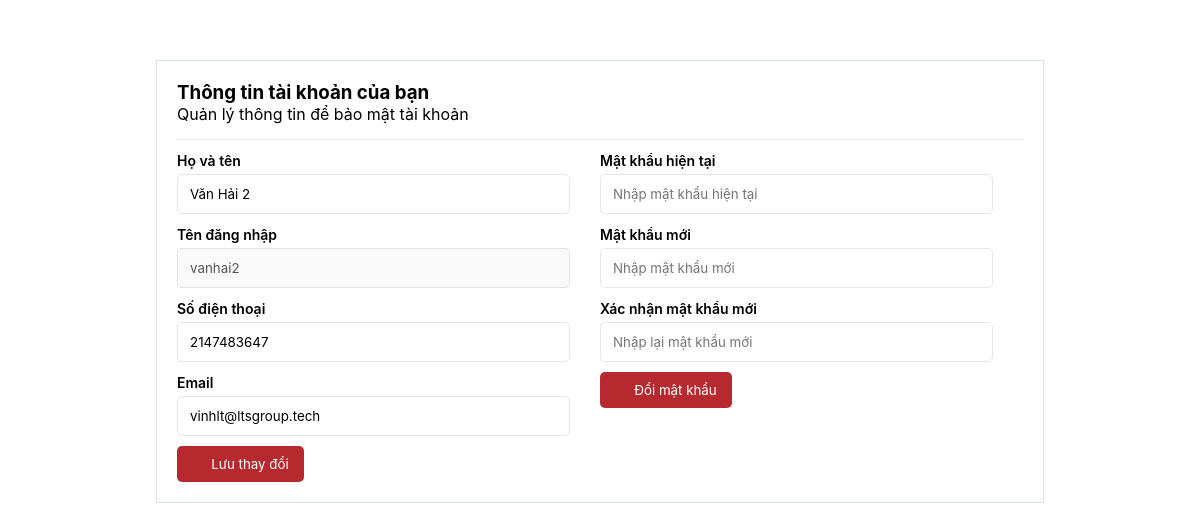
Screenshot of /account.php (signed in) with the database file from the repository.
### tables this page shows
CREATE TABLE `user` (
  `UserID` int(11) NOT NULL,
  `Fullname` varchar(50) NOT NULL,
  `Username` varchar(50) NOT NULL,
  `Password` varchar(255) NOT NULL,
  `Created_time` datetime NOT NULL,
  `UserRole` varchar(20) NOT NULL,
  `Phone` int(11) NOT NULL,
  `Email` varchar(50) NOT NULL
);

### account.php (the view, shortened to what this page needs)
<?php
$servername = "localhost";
$username = "root";
$password = "";
$dbname = "shopbanh";
$conn = new mysqli($servername, $username, $password, $dbname);
$conn->set_charset("utf8");
$username = $_SESSION['username'];
$sql = "SELECT fullname, email, phone FROM user WHERE username='$username'";
$result = $conn->query($sql);
if ($result && $result->num_rows > 0) {
    $row = $result->fetch_assoc();
    $fullname = $row['fullname'];
    $email = $row['email'];
    $phone = $row['phone'];
} else {
    $fullname = $email = $phone = '';
}
?>
<!DOCTYPE html>
<html lang="en">
<head>
    <link rel="stylesheet" href="./assets/css/main.css">
    <link rel="stylesheet" href="./assets/css/home-responsive.css">
    <link rel="stylesheet" href="./assets/font/font-awesome-pro-v6-6.2.0/css/all.min.css"/>
</head>
<body>
<main class="main-wrapper">
    <div class="container" id="account-user">
        <div class="main-account">
            <div class="main-account-header">
                <h3>Thông tin tài khoản của bạn</h3>
                <p>Quản lý thông tin để bảo mật tài khoản</p>
            </div>
            <div class="main-account-body">
                <div class="main-account-body-col">
                    <form action="account.php" method="POST" class="info-user">
                        <div class="form-group">
                            <label for="fullname" class="form-label">Họ và tên</label>
                            <input class="form-control" type="text" name="fullname" id="fullname" placeholder="Nhập họ và tên của bạn" value="<?php echo htmlspecialchars($fullname); ?>" required>
                        </div>
                        <div class="form-group">
                            <label for="username" class="form-label">Tên đăng nhập</label>
                            <input class="form-control" type="text" name="username" id="username" value="<?php echo htmlspecialchars($username); ?>" disabled="true" placeholder="">
                        </div>
                        <div class="form-group">
                            <label for="phone" class="form-label">Số điện thoại</label>
                            <input class="form-control" type="text" name="phone" id="phone" placeholder="Nhập số điện thoại" value="<?php echo htmlspecialchars($phone); ?>" required>
                        </div>
                        <div class="form-group">
                            <label for="email" class="form-label">Email</label>
                            <input class="form-control" type="email" name="email" id="email" placeholder="Nhập email của bạn" value="<?php echo htmlspecialchars($email); ?>" required>
                        </div>
                        <button type="submit" name="update_info" id="save-info-user"><i class="fa-regular fa-floppy-disk"></i> Lưu thay đổi</button>
                    </form>
                </div>
                <div class="main-account-body-col">
                    <form action="account.php" method="POST" class="change-password">
                        <div class="form-group">
                            <label for="current_password" class="form-label">Mật khẩu hiện tại</label>
                            <input class="form-control" type="password" name="current_password" id="current_password" placeholder="Nhập mật khẩu hiện tại" required>
                        </div>
                        <div class="form-group">
                            <label for="new_password" class="form-label">Mật khẩu mới</label>
                            <input class="form-control" type="password" name="new_password" id="new_password" placeholder="Nhập mật khẩu mới" required>
                        </div>
                        <div class="form-group">
                            <label for="confirm_password" class="form-label">Xác nhận mật khẩu mới</label>
                            <input class="form-control" type="password" name="confirm_password" id="confirm_password" placeholder="Nhập lại mật khẩu mới" required>
                        </div>
                        <button type="submit" name="change_pass" id="save-password"><i class="fa-regular fa-key"></i> Đổi mật khẩu</button>
                    </form>
                </div>
            </div>
        </div>
    </div>
</main>
</body>
</html>

### assets/css/main.css (style rules this page uses)
:root { --white: #fff; --black: #000; --text-color: #333; --red: #B5292F; }
* { padding: 0; margin: 0; box-sizing: border-box; }
html { scroll-behavior: smooth; }
body { background-color: #fff; position: relative; }
body,input,button,textarea,pre { font-family: SFProDisplay, sans-serif; -webkit-tap-highlight-color: rgba(0, 0, 0, 0) }
.container { max-width: 1130px; padding: 0 10px; margin: 0 auto; }
.main-wrapper { overflow: hidden; padding-top: 60px }
.form-group { margin-bottom: 10px; }
.form-label { margin-bottom: 5px; display: inline-block; font-size: 14px; font-weight: 600; }
.form-control { width: 100%; height: 40px; padding: 8px 12px; border: 1px solid #e5e5e5; border-radius: 5px; outline: none; transition: border 0.3s linear; }
#account-user { display: flex; justify-content: center; background-color: #fff; }
.main-account { width: 80%; border: 1px solid #dae2e6; padding: 20px; margin: 0 auto; }
.main-account-header { padding-bottom: 15px; border-bottom: 1px solid #eee; }
.main-account-body { display: flex; flex-wrap: wrap; }
.main-account-body-col { padding-top: 10px; width: 50%; }
.main-account-body-col .form-group { margin-right: 30px; }
#save-password, #save-info-user { border: none; outline: none; color: var(--white); background-color: var(--red); padding: 10px 15px; cursor: pointer; border-radius: 5px; }
#save-password i, #save-info-user i { margin-right: 5px; }

### rows the page displays
user: fullname "Văn Hải 2", phone "2147483647", email "vinhlt@ltsgroup.tech"
